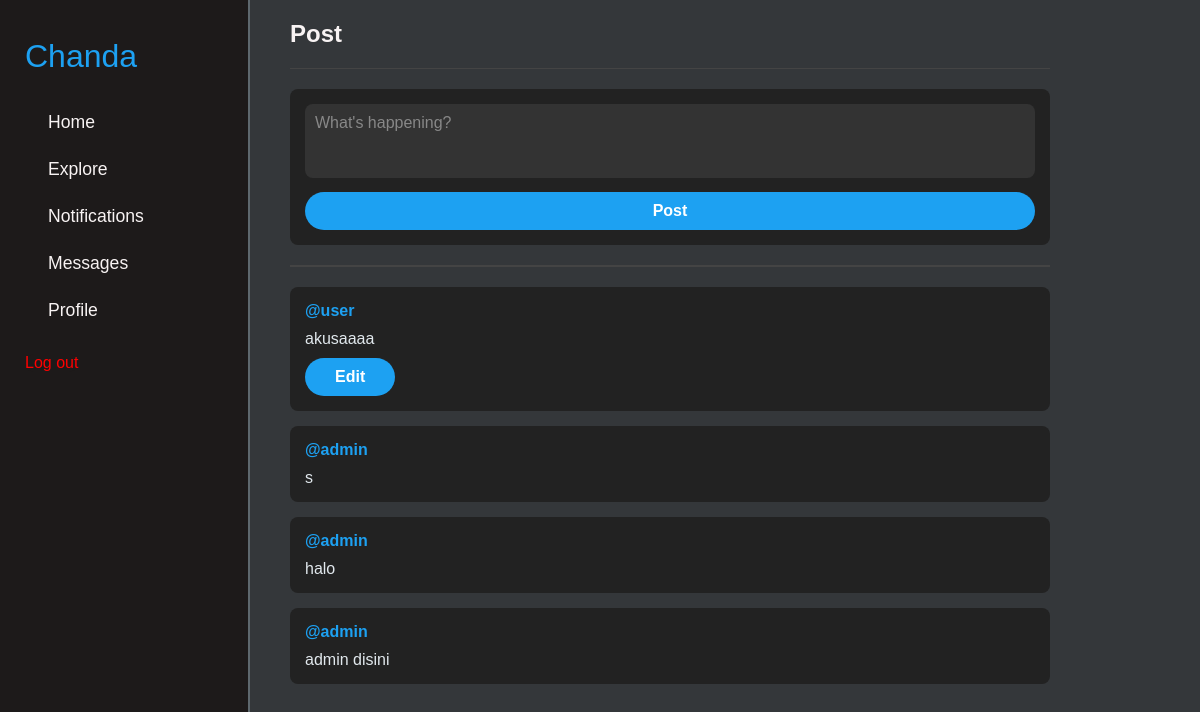
Page /home (signed in) on the earlier database version.
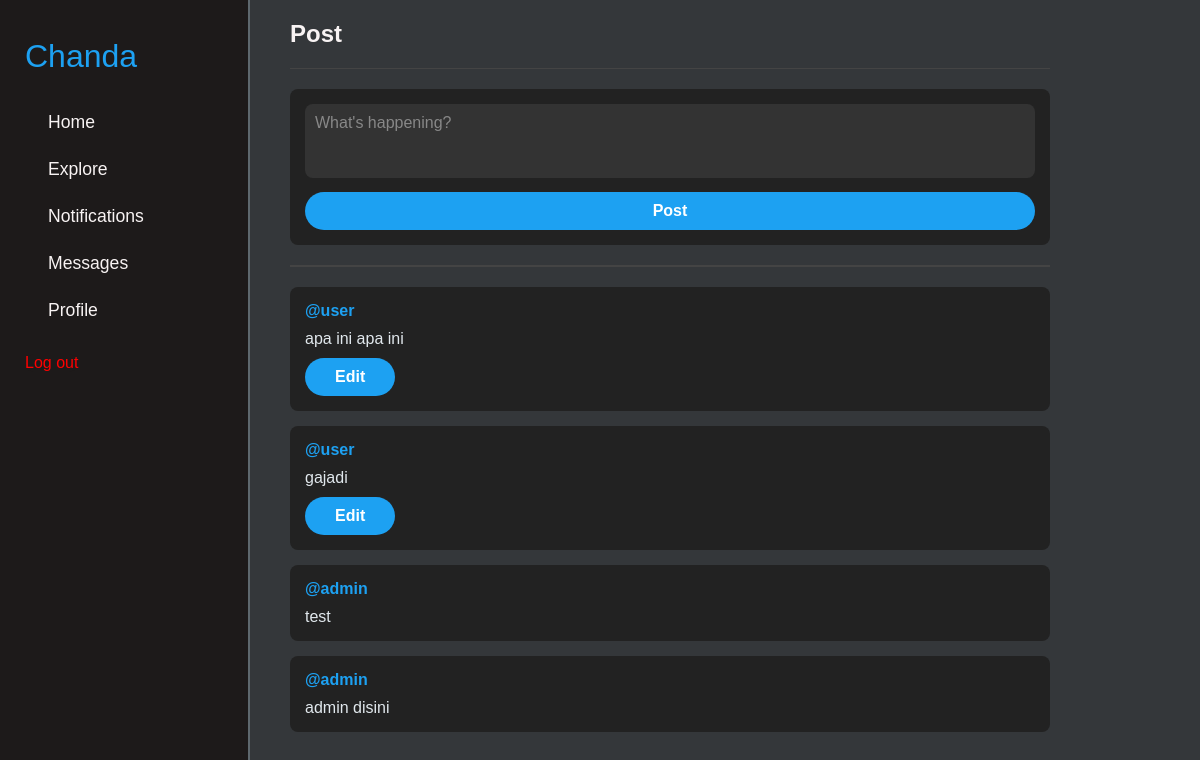
Same page on the later database version.
### twtcloneapp/models.py (models this page shows)
class Data(models.Model) :
    username = models.CharField(max_length=150, default="")
    content = models.TextField(default="")
    user = models.ForeignKey(User, on_delete=models.CASCADE, related_name="posts", null=True, blank=True) # buat hapus post kalau akun user dihapus

### twtcloneapp/views.py (the view)
# urls.py: path('home', Homepage.as_view(), name='homepage'),
@method_decorator(login_required(login_url='login'), name='dispatch')
class Homepage(APIView) :
    def get(self, request) :
        items = Data.objects.all()
        items = list(items)
        items.reverse()
        serializer = Data_Serializer(items, many=True)
        return render(request, 'twtcloneapp/index.html', {'items' : serializer.data})

### twtcloneapp/templates/twtcloneapp/index.html (shortened to what this page needs)
<!DOCTYPE html>
<html lang="en">
<head>
    <link rel='stylesheet'
        href='https://cdn-uicons.flaticon.com/2.6.0/uicons-regular-straight/css/uicons-regular-straight.css'>
    <link href="https://cdnjs.cloudflare.com/ajax/libs/font-awesome/5.15.3/css/all.min.css" rel="stylesheet">
</head>
<body>
    <div class="navbar">
        <div class="logo"><span class="logo-icon"><i class="fi fi-rs-teddy-bear"></span></i> Chanda</div>
        <a href="#home"><span class="icon"></span>Home</a>
        <a href="#explore"><span class="icon"></span>Explore</a>
        <a href="#notifications"><span class="icon"></span>Notifications</a>
        <a href="#messages"><span class="icon"></span>Messages</a>
        <a href="#profile"><span class="icon"></span>Profile</a>
        <form action="{% url 'logout' %}" method="post">
            <button type="submit" class="logout-btn">Log out</button>
        </form>
    </div>
    <div class="main-content">
        <header>Post</header>
        <div class="post-form">
            <form action="{% url 'crud' %}" method="post">
                <textarea name="content" placeholder="What's happening?" rows="3" required maxlength="280"></textarea>
                <button type="submit" class="tweet-btn">Post</button>
            </form>
        </div>
        <hr style="border: 1px solid #444; margin: 20px 0;">
        {% for item in items %}
        <div class="tweet">
            <div class="username">@{{ item.username }}</div>
            <div class="content">{{ item.content }}</div>
            {% if item.username == request.user.username %}
            <div>
                <form action="{% url 'edit' item.id %}" method="get" style="display: inline;">
                    <button type="submit" class="tweet-btn">Edit</button>
                </form>
            </div>
            {% endif %}
        </div>
        {% endfor %}
</body>
</html>

### twtcloneapp/templates/twtcloneapp/index.html (style rules this page uses)
* { margin: 0; padding: 0; box-sizing: border-box; font-family: 'Trebuchet MS', 'Lucida Sans Unicode', 'Lucida Grande', 'Lucida Sans', Arial, sans-serif; }
body { display: flex; background-color: #34373a; color: #ffffff; }
.navbar { background-color: #1d1a1a; width: 250px; padding: 20px; display: flex; flex-direction: column; align-items: start; border-right: 2px solid #5e686e; height: 100vh; position: fixed; }
.navbar .logo { font-size: 2em; color: #1DA1F2; margin-bottom: 20px; }
.navbar a { text-decoration: none; color: #f8f3f3; font-size: 1.1em; margin: 3px; display: flex; align-items: center; padding: 10px; border-radius: 24px; transition: background-color 0.2s; width: 100%; }
.tweet-btn { background-color: #1DA1F2; color: #fff; border: none; padding: 10px 30px; font-size: 1em; font-weight: bold; border-radius: 25px; margin-top: 10px; cursor: pointer; transition: background-color 0.2s; }
.logout-btn { background-color: #1d1a1a; color: red; border: none; font-size: 1em; border-radius: 10px; margin-top: 20px; cursor: pointer; margin-left: 5px; }
.main-content { margin-left: 270px; padding: 20px; width: 100%; max-width: 800px; }
.main-content header { font-size: 1.5em; font-weight: bold; color: #f8f3f3; padding-bottom: 20px; border-bottom: 1px solid #444; margin-bottom: 20px; }
.tweet { background-color: #222; padding: 15px; border-radius: 8px; margin-bottom: 15px; }
.tweet .username { color: #1DA1F2; font-weight: bold; cursor: pointer }
.tweet .content { margin-top: 10px; color: #e1e8ed; }
.post-form { background-color: #222; padding: 15px; border-radius: 8px; margin-bottom: 20px; }
.post-form textarea { width: 100%; background-color: #333; border: none; border-radius: 8px; padding: 10px; color: #fff; font-size: 1em; resize: none; }
.post-form textarea::placeholder { color: #888; }
.post-form button { display: block; margin-top: 10px; width: 100%; }

Differences in the rows shown:
removed Data: username "user", content "akusaaaa"
removed Data: username "admin"
removed Data: username "admin", content "halo"
added Data: username "user", content "apa ini apa ini"
added Data: username "user", content "gajadi"
added Data: username "admin", content "test"
Other differences:
new list line: "@ Edit"
list line gone: "@ Edit"
list line gone: "@ s"
